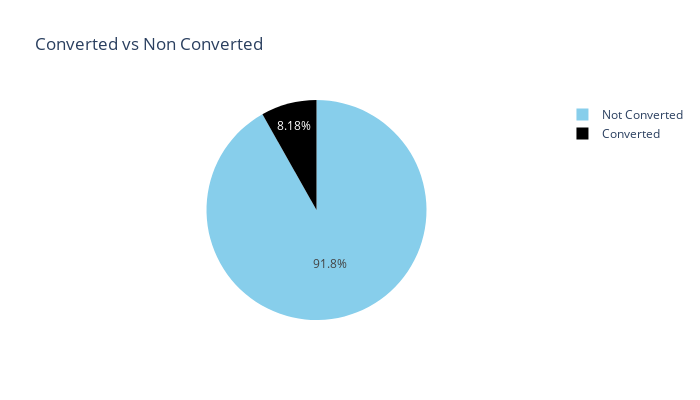

Source (notebook cell):
### Markdown cell above
### 레이블 인코딩

### Code cell
import plotly.express as px
labels=["Not Converted","Converted"]

converted_or_not = df_train['is_converted'].value_counts().tolist()
values = [converted_or_not[0], converted_or_not[1]]

fig = px.pie(values=df_train['is_converted'].value_counts(), names=labels , width=700, height=400, color_discrete_sequence=["skyblue","black"]
             ,title="Converted vs Non Converted")
fig.show()

# Assuming 'is_converted' is the name of the column
counts = df_train['is_converted'].value_counts()

# Count of True values
true_count = counts.loc[True]

# Count of False values
false_count = counts.loc[False]

print("Number of True values in 'is_converted' column:", true_count)
print("Number of False values in 'is_converted' column:", false_count)

### Figure 1 — Plotly figure (JSON) as saved in the notebook; plotly's stock layout.template omitted (floating-point values rounded to 4 significant figures)
{"data": [{"domain": {"x": [0, 1], "y": [0, 1]}, "hovertemplate": "label=%{label}<br>value=%{value}<extra></extra>", "labels": ["Not Converted", "Converted"], "legendgroup": "", "name": "", "showlegend": true, "type": "pie", "values": [54449, 4850]}], "layout": {"height": 400, "legend": {"tracegroupgap": 0}, "piecolorway": ["skyblue", "black"], "title": {"text": "Converted vs Non Converted"}, "width": 700}}
